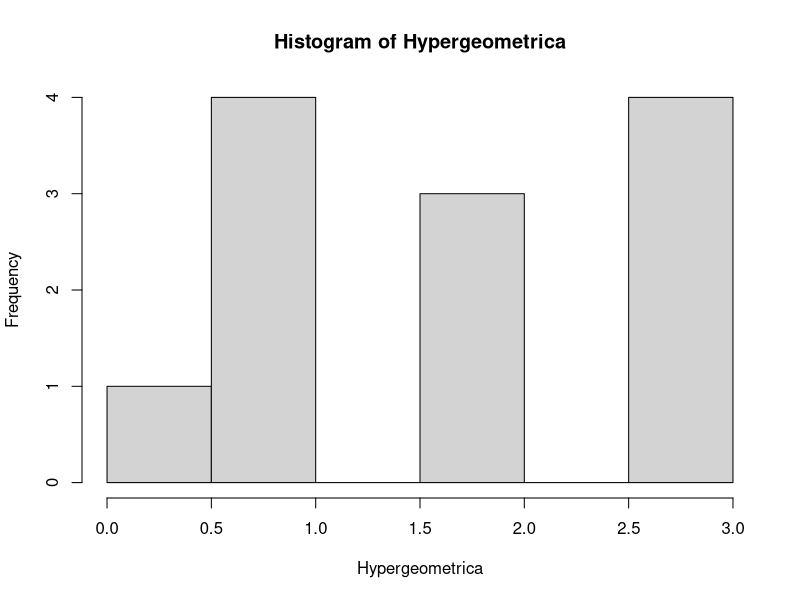

Source code (R):
#********************************************************#
# www.metodosexatos.com                                  #
# Prof.Ms. André Santos | andre@metodosexatos.com.br     #
# Curso Análise Bayesiana com R                          #
# MODELOS PROBABILÍSTICOS DISCRETOS                      #
# Data: 26/09/2019                                       #
#********************************************************#

# Distribuição Hypergeométrica

# Densidade de probabilidade para x = 2, M = 15, 'N - M' = 30, n = 10
dhyper(2, 15, 30, 10)

# Probabilidade acumulada p(X<=3)
phyper(2, 15, 30, 10)

# Probabilidade acumulada p(X>3)
1-phyper(2, 15, 30, 10)

# Quantil x100q que satisfaz P(X<=x100q) = 0.4
qhyper(0.4, 15, 30, 10)

# Uma amostra aleatória com 12 elementos
a <- 12      # tamanho da amostra
M <- 15      # casos com características de interesse de uma população
NM <- 30     # casos sem características de interesse de uma população
n <- 5       # valor de cada elemento aleatório gerado de 0 a n
Hypergeometrica <- rhyper(a, M, NM, n)

# Representação gráfica da distribuição hypergeometrica
hist(Hypergeometrica)


